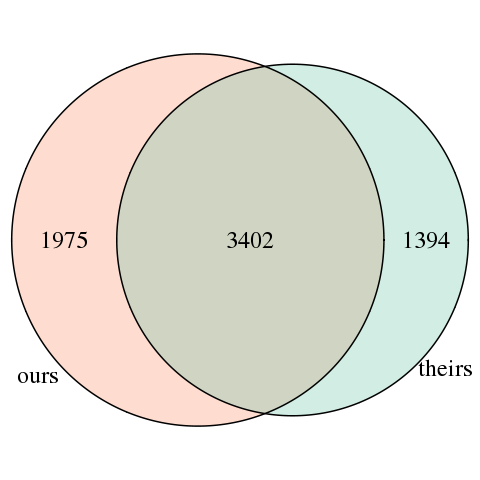

Here is the R script that generated this plot:
#!/usr/bin/env Rscript

# Validate our eQTL-controlled genes against those discovered in the ROSMAP
# cohort

library(qvalue)
library(data.table)
library(VennDiagram)
library(RColorBrewer)

their.file <- "../data/ROSMAP_brain_rnaseq_best_eQTL.txt"
their.genes <- fread(their.file, select=c("PROBE", "PERMUTATIONP"))
setnames(their.genes, c("PROBE", "PERMUTATIONP"), c("feature", "adj.p.value"))
their.genes[,q.value := qvalue(adj.p.value)$qvalue]
their.genes[,adj.p.value := NULL]
their.genes[,feature := as.integer(gsub("ENSG|[.].*", "", feature))]
their.genes <- their.genes[q.value < 0.05, unique(feature)]

our.file <- "../primary/eQTL/best.tsv"
our.genes <- fread(our.file, select=c("feature", "q.value.PC10"))
setnames(our.genes, "q.value.PC10", "q.value")
our.genes <- our.genes[q.value < 0.05, unique(feature)]

v <- draw.pairwise.venn(length(their.genes), length(our.genes),
                   length(intersect(our.genes, their.genes)),
                   category=c("theirs", "ours"),
                   main="significant genes",
                   fill=brewer.pal(3, "Set2")[1:2],
                   alpha=0.3,
                   cex=2, cat.cex=2)
pdf("genes.pdf")
grid.draw(v)
dev.off()
png("genes.png")
grid.draw(v)
dev.off()
